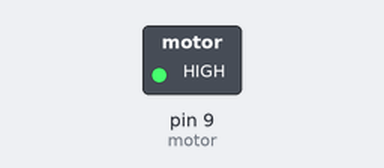
Bench run of a sketch on a simulated Arduino Uno, built with avr-gcc and run on an emulated ATmega328P. Parts: switched loads named in the sketch (green lamp = pin HIGH).

Above: at 0.1 s.
Timing chart, 0 to 1.6 s (numbered marks = the images above):
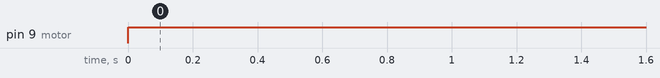

Measured:
- by itself, pin 9 (motor): LOW → HIGH at 0.00 s

The sketch:

_05_ArduinoClass_Motors1.ino
```cpp
int motor = 9;

void setup() {
  pinMode(motor, OUTPUT);
}

// the loop routine runs over and over again forever:
void loop() {

  for (int i = 256; i > 1; i++) {
    analogWrite(motor, i);
    delay(50);
  }


}
```
